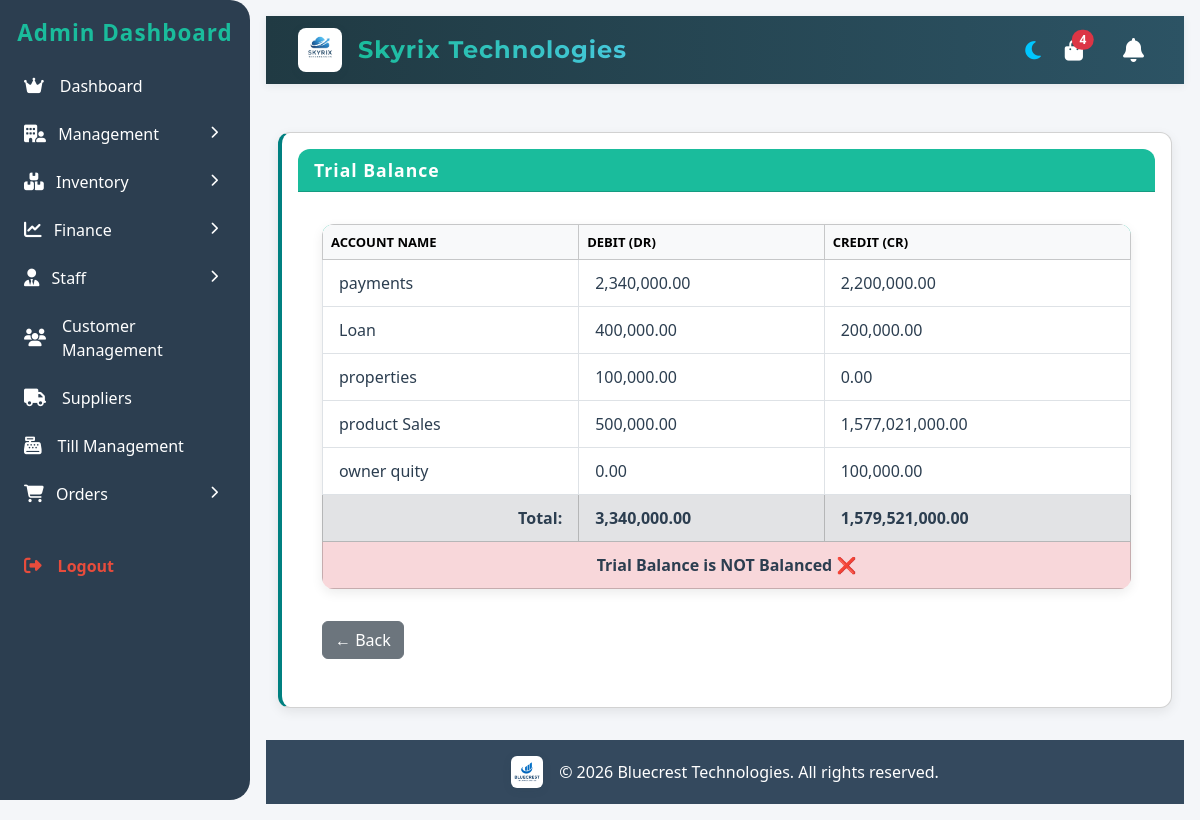
The app's page /pages/trail_balance.php (signed in) with its own data.
### tables this page shows
CREATE TABLE `accounts` (
  `id` int(11) NOT NULL,
  `account_name` varchar(100) NOT NULL,
  `type` enum('asset','liability','income','expense','equity') NOT NULL,
  `business_id` int(11) NOT NULL
);

### pages/trail_balance.php (the view, shortened to what this page needs)
<?php
include '../includes/db.php';
include '../includes/header.php';
?>
<link rel="stylesheet" href="assets/css/accounting.css">
<div class="container mt-5">
  <div class="card trial-balance-card mb-4"  style="border-left: 4px solid teal;">
    <div class="card-header">Trial Balance</div>
    <div class="card-body">
      <table class="trial-balance-table align-middle table table-bordered">
        <thead class="table-light">
          <tr>
            <th>Account Name</th>
            <th>Debit (Dr)</th>
            <th>Credit (Cr)</th>
          </tr>
        </thead>
        <tbody>
        <?php
        $accounts = mysqli_query($conn, "SELECT * FROM accounts");
        $grand_debit = 0;
        $grand_credit = 0;
        while ($acc = mysqli_fetch_assoc($accounts)) {
          $id = $acc['id'];
          $sql_debit_trans = mysqli_query($conn, "SELECT SUM(amount) as total FROM transactions WHERE debit_account_id = $id");
          $debit_trans_row = mysqli_fetch_assoc($sql_debit_trans);
          $debit_trans_total = $debit_trans_row['total'] ?? 0;
          $sql_credit_trans = mysqli_query($conn, "SELECT SUM(amount) as total FROM transactions WHERE credit_account_id = $id");
          $credit_trans_row = mysqli_fetch_assoc($sql_credit_trans);
          $credit_trans_total = $credit_trans_row['total'] ?? 0;
          $sql_sales = mysqli_query($conn, "
            SELECT SUM(amount) as total FROM sales s
            JOIN accounts a ON a.id = $id
            WHERE a.type='income'
          ");
          $sales_row = mysqli_fetch_assoc($sql_sales);
          $sales_total = $sales_row['total'] ?? 0;
          $sql_expenses = mysqli_query($conn, "
            SELECT SUM(amount) as total FROM expenses e
            JOIN accounts a ON a.id = $id
            WHERE a.type='expense'
          ");
          $expense_row = mysqli_fetch_assoc($sql_expenses);
          $expense_total = $expense_row['total'] ?? 0;
          if ($acc['type'] == 'asset' || $acc['type'] == 'expense') {
            $final_debit = $debit_trans_total + $expense_total;
            $final_credit = $credit_trans_total + $sales_total;
          } else {
            $final_debit = $debit_trans_total + $expense_total;
            $final_credit = $credit_trans_total + $sales_total;
          }
          $grand_debit += $final_debit;
          $grand_credit += $final_credit;
          echo "<tr>
                  <td>{$acc['account_name']}</td>
                  <td>".number_format($final_debit,2)."</td>
                  <td>".number_format($final_credit,2)."</td>
                </tr>";
        }
        echo "<tr class='fw-bold table-secondary'>
                <td class='text-end'>Total:</td>
                <td>".number_format($grand_debit,2)."</td>
                <td>".number_format($grand_credit,2)."</td>
              </tr>";
        if ($grand_debit == $grand_credit) {
          echo "<tr class='table-success text-center fw-bold'><td colspan='3'>Trial Balance is Balanced ✅</td></tr>";
        } else {
          echo "<tr class='table-danger text-center fw-bold'><td colspan='3'>Trial Balance is NOT Balanced ❌</td></tr>";
        }
        ?>
        </tbody>
      </table>
      <a href="accounting.php" class="btn btn-secondary mt-3">← Back</a>
    </div>
  </div>
</div>
<?php include '../includes/footer.php'; ?>

### pages/assets/css/style.css (style rules this page uses)
:root { --bg-color: #f4f6f9; --text-color: #2c3e50; --card-bg: #fff; --card-shadow: rgba(0,0,0,0.08); --primary-color: #1abc9c; --success-color: #2ecc71; --warning-color: #f1c40f; --danger-color: #e74c3c; --info-color: #3498db; --secondary-color: #95a5a6; }
* { box-sizing: border-box; margin: 0; padding: 0; }
body { background-color: var(--bg-color); color: var(--text-color); font-family: 'Segoe UI', Tahoma, Geneva, Verdana, sans-serif; margin: 0; padding: 0; }
a { text-decoration: none; color: inherit; }
.card { background: var(--card-bg); padding: 1rem; border-radius: 12px; box-shadow: 0 4px 12px var(--card-shadow); transition: transform 0.2s ease; }

### pages/assets/css/accounting.css (style rules this page uses)
.trial-balance-card { border-radius: 12px; box-shadow: 0px 4px 12px rgba(0,0,0,0.08); margin-bottom: 2rem; background: var(--card-bg); }
.trial-balance-card .card-header { font-weight: bold; background: var(--primary-color); color: #fff !important; border-radius: 12px 12px 0 0 !important; font-size: 1.1rem; letter-spacing: 1px; }
.trial-balance-card .card-body { padding: 2rem 1.5rem; }
.trial-balance-table { width: 100%; border-collapse: collapse; background: var(--card-bg); border-radius: 12px; overflow: hidden; box-shadow: 0 4px 12px var(--card-shadow); margin-bottom: 1rem; }
.trial-balance-table thead { background: var(--primary-color); color: #fff; text-transform: uppercase; font-size: 13px; }
.trial-balance-table tbody td { color: var(--text-color); padding: 0.75rem 1rem; }
.trial-balance-table tbody tr { background-color: #fff; transition: background 0.2s; }
.trial-balance-table tbody tr:nth-child(even) { background-color: #f4f6f9; }
.trial-balance-table .fw-bold { font-weight: bold; }
.trial-balance-table .table-secondary { background-color: #f1f1f1; }
.trial-balance-table .table-danger { background-color: #f8d7da; color: #721c24; }
.card { margin-bottom: 2rem; }
.card-body { padding: 2rem 1.5rem; }

### records on screen
accounts: account_name "payments", final_debit "2,340,000.00", final_credit "2,200,000.00"
accounts: account_name "Loan", final_debit "400,000.00", final_credit "200,000.00"
accounts: account_name "properties", final_debit "100,000.00", final_credit "0.00"
accounts: account_name "product Sales", final_debit "500,000.00", final_credit "1,577,021,000.00"
accounts: account_name "owner quity", final_debit "0.00", final_credit "100,000.00"

### other values on screen
$pending_orders_count "4"
$grand_debit "3,340,000.00"
$grand_credit "1,579,521,000.00"
